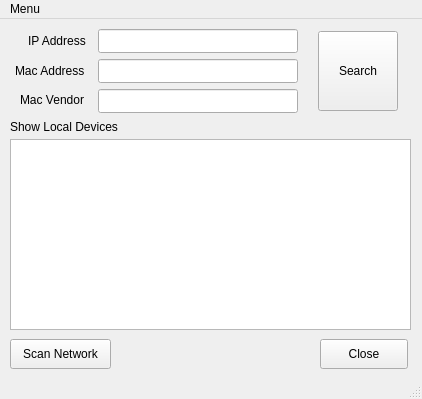
<?xml version="1.0" encoding="UTF-8"?>
<ui version="4.0">
 <class>MainWindow</class>
 <widget class="QMainWindow" name="MainWindow">
  <property name="enabled">
   <bool>true</bool>
  </property>
  <property name="geometry">
   <rect>
    <x>0</x>
    <y>0</y>
    <width>422</width>
    <height>399</height>
   </rect>
  </property>
  <property name="windowTitle">
   <string>Mac-Looker</string>
  </property>
  <widget class="QWidget" name="centralwidget">
   <widget class="QPushButton" name="closeButton">
    <property name="geometry">
     <rect>
      <x>320</x>
      <y>320</y>
      <width>88</width>
      <height>30</height>
     </rect>
    </property>
    <property name="text">
     <string>Close</string>
    </property>
   </widget>
   <widget class="QPushButton" name="readButton">
    <property name="geometry">
     <rect>
      <x>10</x>
      <y>320</y>
      <width>101</width>
      <height>30</height>
     </rect>
    </property>
    <property name="text">
     <string>Scan Network</string>
    </property>
   </widget>
   <widget class="QTextEdit" name="resultPrompt">
    <property name="geometry">
     <rect>
      <x>10</x>
      <y>120</y>
      <width>401</width>
      <height>191</height>
     </rect>
    </property>
    <property name="readOnly">
     <bool>true</bool>
    </property>
   </widget>
   <widget class="QLabel" name="networkScanLabel">
    <property name="geometry">
     <rect>
      <x>10</x>
      <y>100</y>
      <width>121</width>
      <height>16</height>
     </rect>
    </property>
    <property name="text">
     <string>Show Local Devices</string>
    </property>
   </widget>
   <widget class="QLabel" name="ipLabel">
    <property name="geometry">
     <rect>
      <x>28</x>
      <y>14</y>
      <width>70</width>
      <height>16</height>
     </rect>
    </property>
    <property name="text">
     <string>IP Address</string>
    </property>
   </widget>
   <widget class="QLabel" name="macLabel">
    <property name="geometry">
     <rect>
      <x>15</x>
      <y>44</y>
      <width>80</width>
      <height>16</height>
     </rect>
    </property>
    <property name="text">
     <string>Mac Address</string>
    </property>
   </widget>
   <widget class="QLabel" name="macVendorLabel">
    <property name="geometry">
     <rect>
      <x>20</x>
      <y>73</y>
      <width>70</width>
      <height>16</height>
     </rect>
    </property>
    <property name="text">
     <string>Mac Vendor</string>
    </property>
   </widget>
   <widget class="QLineEdit" name="ipInput">
    <property name="geometry">
     <rect>
      <x>98</x>
      <y>10</y>
      <width>200</width>
      <height>24</height>
     </rect>
    </property>
   </widget>
   <widget class="QLineEdit" name="macAddressInput">
    <property name="geometry">
     <rect>
      <x>98</x>
      <y>40</y>
      <width>200</width>
      <height>24</height>
     </rect>
    </property>
    <property name="readOnly">
     <bool>true</bool>
    </property>
   </widget>
   <widget class="QLineEdit" name="macVendorInput">
    <property name="geometry">
     <rect>
      <x>98</x>
      <y>70</y>
      <width>200</width>
      <height>24</height>
     </rect>
    </property>
    <property name="readOnly">
     <bool>true</bool>
    </property>
   </widget>
   <widget class="QPushButton" name="searchButton">
    <property name="geometry">
     <rect>
      <x>318</x>
      <y>12</y>
      <width>80</width>
      <height>80</height>
     </rect>
    </property>
    <property name="text">
     <string>Search</string>
    </property>
   </widget>
  </widget>
  <widget class="QMenuBar" name="menubar">
   <property name="geometry">
    <rect>
     <x>0</x>
     <y>0</y>
     <width>422</width>
     <height>21</height>
    </rect>
   </property>
   <widget class="QMenu" name="menuExit">
    <property name="title">
     <string>Menu</string>
    </property>
    <addaction name="actionVendor_Search"/>
    <addaction name="actionAbout"/>
    <addaction name="separator"/>
    <addaction name="actionExit"/>
   </widget>
   <addaction name="menuExit"/>
  </widget>
  <widget class="QStatusBar" name="statusBar"/>
  <action name="actionExit">
   <property name="text">
    <string>Exit</string>
   </property>
  </action>
  <action name="actionVendor_Search">
   <property name="text">
    <string>Vendor Search</string>
   </property>
  </action>
  <action name="actionAbout">
   <property name="text">
    <string>About</string>
   </property>
  </action>
 </widget>
 <resources/>
 <connections>
  <connection>
   <sender>ipInput</sender>
   <signal>returnPressed()</signal>
   <receiver>searchButton</receiver>
   <slot>click()</slot>
   <hints>
    <hint type="sourcelabel">
     <x>280</x>
     <y>46</y>
    </hint>
    <hint type="destinationlabel">
     <x>373</x>
     <y>81</y>
    </hint>
   </hints>
  </connection>
 </connections>
</ui>
